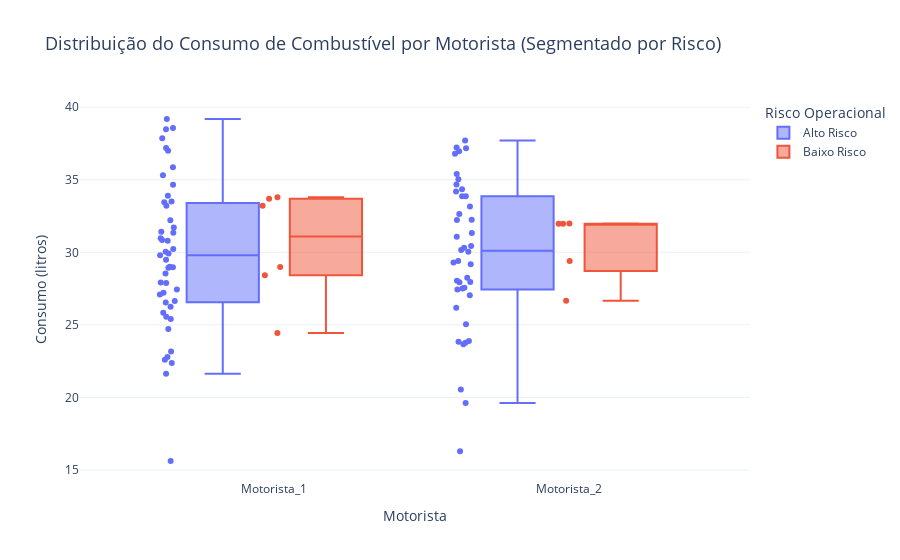

This figure's notebook cell:
### Markdown cell above
**4.4. Dashboard Interativo** - Plotly Express

> Gráfico para mostrar a distribuição do consumo de combustível por motorista, comparando casos de **alto risco** e **baixo risco**.

### Code cell
import plotly.express as px

# Crie uma coluna de rótulo para risco, se quiser mostrar texto no gráfico
dados['risco_label'] = dados['risco'].map({0: 'Baixo Risco', 1: 'Alto Risco'})

fig = px.box(
    dados,
    x='motorista',
    y='consumo_combustivel',
    color='risco_label',
    title='Distribuição do Consumo de Combustível por Motorista (Segmentado por Risco)',
    labels={
        'motorista': 'Motorista',
        'consumo_combustivel': 'Consumo (litros)',
        'risco_label': 'Classificação de Risco'
    },
    points='all',
    template='plotly_white'
)
fig.update_layout(
    boxmode='group',
    legend_title_text='Risco Operacional',
    title_font_size=18
)
fig.show()

### Figure 1 — Plotly figure (JSON) as saved in the notebook; plotly's stock layout.template omitted (floating-point values rounded to 4 significant figures)
{"data": [{"alignmentgroup": "True", "boxpoints": "all", "hovertemplate": "Classificação de Risco=Alto Risco<br>Motorista=%{x}<br>Consumo (litros)=%{y}<extra></extra>", "legendgroup": "Alto Risco", "marker": {"color": "#636efa"}, "name": "Alto Risco", "notched": false, "offsetgroup": "Alto Risco", "orientation": "v", "showlegend": true, "type": "box", "x": ["Motorista_1", "Motorista_2", "Motorista_2", "Motorista_1", "Motorista_1", "Motorista_1", "Motorista_2", "Motorista_2", "Motorista_1", "Motorista_2", "Motorista_1", "Motorista_2", "Motorista_2", "Motorista_1", "Motorista_2", "Motorista_2", "Motorista_2", "Motorista_1", "Motorista_1", "Motorista_2", "Motorista_1", "Motorista_1", "Motorista_1", "Motorista_1", "Motorista_2", "Motorista_1", "Motorista_1", "Motorista_2", "Motorista_2", "Motorista_2", "Motorista_1", "Motorista_1", "Motorista_2", "Motorista_2", "Motorista_2", "Motorista_1", "Motorista_1", "Motorista_2", "Motorista_2", "Motorista_1", "Motorista_1", "Motorista_1", "Motorista_1", "Motorista_1", "Motorista_2", "Motorista_2", "Motorista_1", "Motorista_1", "Motorista_1", "Motorista_1", "Motorista_1", "Motorista_1", "Motorista_2", "Motorista_1", "Motorista_1", "Motorista_2", "Motorista_1", "Motorista_2", "Motorista_2", "Motorista_2", "Motorista_1", "Motorista_2", "Motorista_1", "Motorista_1", "Motorista_2", "Motorista_1", "Motorista_2", "Motorista_2", "Motorista_1", "Motorista_1", "Motorista_1", "Motorista_1", "Motorista_1", "Motorista_2", "Motorista_1", "Motorista_2", "Motorista_1", "Motorista_1", "Motorista_2", "Motorista_2", "Motorista_1", "Motorista_2", "Motorista_2", "Motorista_2", "Motorista_2", "Motorista_2", "Motorista_2", "Motorista_2", "Motorista_1"], "x0": " ", "xaxis": "x", "y": [28.53, 37.17, 37.7, 27.09, 37.85, 25.56, 35.4, 28.24, 25.41, 30.31, 37.19, 23.84, 27.04, 22.79, 34.67, 29.3, 29.4, 31.42, 27.88, 29.19, 35.31, 29.49, 15.62, 29.8, 30.44, 30.23, 27.44, 26.17, 30.03, 28.04, 26.65, 39.19, 37.23, 23.88, 34.35, 23.16, 37.0, 31.07, 27.43, 27.91, 38.48, 24.72, 28.93, 22.37, 27.51, 27.93, 31.71, 35.86, 22.6, 33.21, 31.35, 34.66, 27.56, 26.54, 21.63, 33.16, 32.21, 32.64, 33.87, 34.18, 25.83, 32.24, 28.97, 33.9, 27.95, 38.56, 33.87, 31.32, 26.24, 30.85, 33.5, 29.01, 33.46, 36.79, 30.8, 19.62, 29.92, 30.96, 20.55, 30.16, 30.04, 36.96, 23.77, 32.23, 23.66, 16.29, 25.04, 35.04, 27.22], "y0": " ", "yaxis": "y"}, {"alignmentgroup": "True", "boxpoints": "all", "hovertemplate": "Classificação de Risco=Baixo Risco<br>Motorista=%{x}<br>Consumo (litros)=%{y}<extra></extra>", "legendgroup": "Baixo Risco", "marker": {"color": "#EF553B"}, "name": "Baixo Risco", "notched": false, "offsetgroup": "Baixo Risco", "orientation": "v", "showlegend": true, "type": "box", "x": ["Motorista_1", "Motorista_2", "Motorista_1", "Motorista_1", "Motorista_2", "Motorista_2", "Motorista_1", "Motorista_1", "Motorista_2", "Motorista_2", "Motorista_1"], "x0": " ", "xaxis": "x", "y": [28.43, 31.97, 24.44, 33.79, 29.4, 31.98, 28.98, 33.69, 31.98, 26.67, 33.21], "y0": " ", "yaxis": "y"}], "layout": {"boxmode": "group", "legend": {"title": {"text": "Risco Operacional"}, "tracegroupgap": 0}, "title": {"font": {"size": 18}, "text": "Distribuição do Consumo de Combustível por Motorista (Segmentado por Risco)"}, "xaxis": {"anchor": "y", "domain": [0, 1], "title": {"text": "Motorista"}}, "yaxis": {"anchor": "x", "domain": [0, 1], "title": {"text": "Consumo (litros)"}}}}
